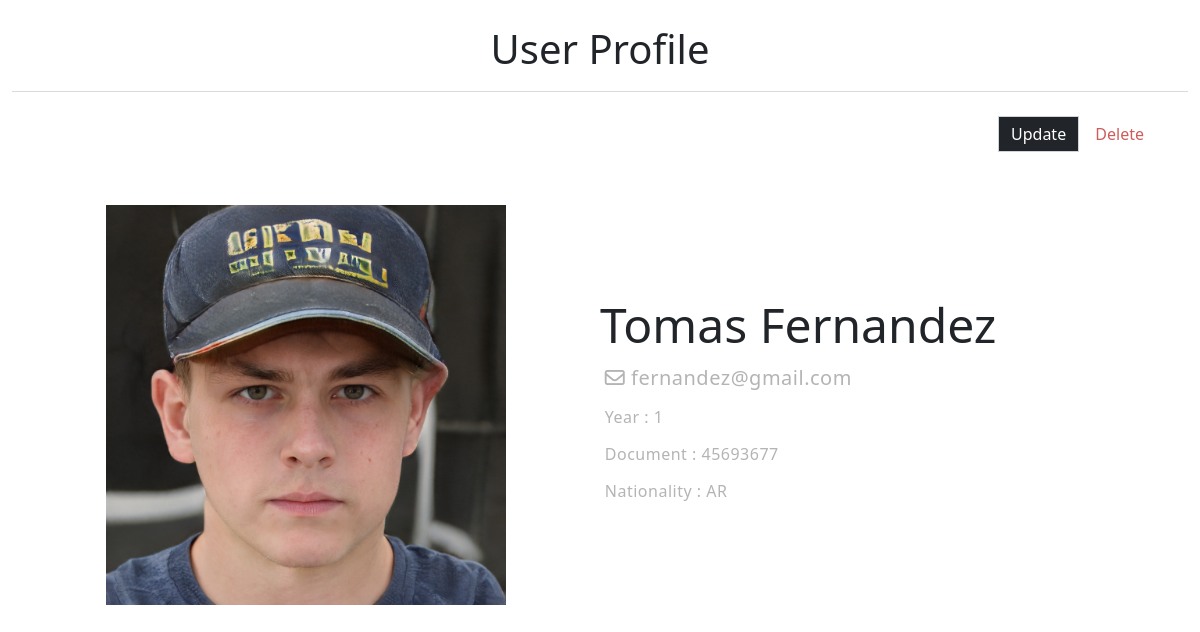
Page /academiaweb/students/student/email=fernandez@gmail.com (signed in) on the committed database.
### main_app/models.py (models this page shows, shortened)
class Students(models.Model):
    id              = models.AutoField(primary_key=True)
    user            = models.ForeignKey(UserAccount,on_delete=models.CASCADE)
    document        = models.CharField(max_length=8,unique=True)
    first_name      = models.CharField(max_length=200)
    last_name       = models.CharField(max_length=200)
    date_of_birth   = models.DateField(default=datetime.date.today)
    gender_choice   = (('male','male'),('feminine','feminine'),('undefined','undefined'))
    gender          = models.CharField(max_length=10, default='male', choices=gender_choice)
    nationality     = CountryField()
    year            = models.ForeignKey(SchoolYears,on_delete=models.CASCADE,blank=True,null=True)
    profile_picture = models.ImageField(upload_to=upload_location_students,blank=True,null=True)
    class Meta():
        verbose_name        = 'Student'
        verbose_name_plural = 'Students'
    @property
    def full_name(self):
        return '{} {}'.format(self.first_name,self.last_name)
    @property
    def email(self):
        return str(self.user)

class UserAccount(AbstractBaseUser,PermissionsMixin):
    email           = models.EmailField(unique=True)
    groups          = models.ManyToManyField(Group,blank=True)
    date_joined     = models.DateTimeField(auto_now_add=timezone.now())
    last_login      = models.DateTimeField(auto_now=timezone.now())
    is_active       = models.BooleanField(default=True)
    is_staff        = models.BooleanField(default=False)
    is_superuser    = models.BooleanField(default=False)
    is_teacher      = models.BooleanField(default=False)
    is_student      = models.BooleanField(default=False)
    is_admin        = models.BooleanField(default=False)
    USERNAME_FIELD  = 'email'
    objects = UserManager()
    def __str__(self):
        return self.email

class SchoolYears(models.Model):
    id   = models.AutoField(primary_key=True)
    year = models.IntegerField()
    def __str__(self):
        return str(self.id)

### main_app/views.py (the view)
# urls.py: path('students/student/email=<str:email>',views.StudentData,name='student'),
@login_required(login_url='login')
def StudentData(request,email):
    user = UserAccount.objects.get(email=email)
    user = Students.objects.get(user = user)
    update_url = f'/academiaweb/students/student_update/email={user.email}'
    delete_url = f'/academiaweb/students/student_delete/email={user.email}'
    context = {'user':user,'update_url':update_url,'delete_url':delete_url}
    return render(request,'profile.html',context)

### main_app/templates/profile.html (shortened to what this page needs)
{% extends 'base.html' %}
{% load static %}
{% block content %}
<link rel="stylesheet" href="{% static 'css/profile.css' %}">
<div class="container-fluid">
    <div class="title">
        <h1>User Profile</h1>
    </div>
    {% if request.user.is_admin or request.user.email == user.email %}
    <div class="update">
        <a href="{{update_url}}">Update</a>
        {% if request.user.is_admin %}
        <a href="{{delete_url}}" id="delete">Delete</a>
        {% endif %}
    </div>
    {% endif %}
    <div class="user-profile">
        <div class="picture col">
            <img src="{{user.profile_picture.url}}" width="400px">
        </div>
        <div class="data col">
            <h2>{{user.full_name}}</h2>
            <h5><i class="far fa-envelope"></i> {{user.email}}</h5>
            {% if user.year %}
            <h6>Year : {{user.year}}</h6>
            {% endif %}
            <h6>Document : {{user.document}}</h6>
            <h6>Nationality : {{user.nationality}}</h6>
        </div>
    </div>
</div>
{% endblock %}

### main_app/static/css/profile.css (style rules this page uses)
.container-fluid { width: 100%; }
.container-fluid .title { border-bottom: 1px solid #d9dadc; padding: 25px 0 10px; margin-bottom: 30px; text-align: center; color: #212529; }
.update { padding: 0 2rem; text-align: end; }
.update a { background: #212529; border: 1px solid #ced4da; color: white; text-decoration: none; padding: .375rem .75rem; font-size: 1rem; font-weight: 400; line-height: 1.5; }
.update a#delete { background: none; color: indianred; border: none; }
.user-profile { display: flex; align-items: center; margin: 5% 0 0 0; }
.picture { text-align: center; }
.data h2 { font-size: 3rem; }
.data h5,h6 { color: rgb(180, 180, 180); letter-spacing: .5px; padding: .3rem ; }

### main_app/templates/base.html (style rules this page uses)
html { scroll-behavior: smooth; }

### rows in the picture
Students: profile_picture (picture), full_name "Tomas Fernandez", email "fernandez@gmail.com", year "1", document "45693677", nationality "AR"
